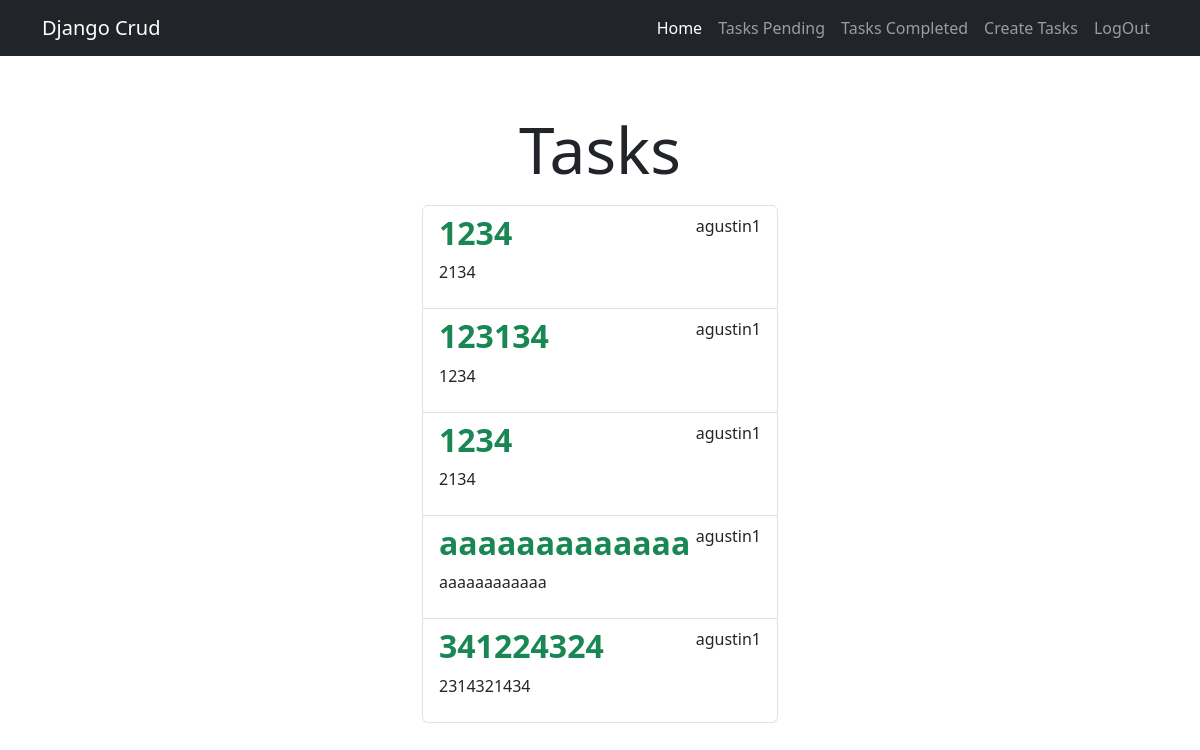
The app's page /tasks/ (signed in) with its own data.
### tasks/models.py (models this page shows, shortened)
class Task(models.Model):
  title = models.CharField(max_length=200)
  description = models.TextField(max_length=1000)
  created = models.DateTimeField(auto_now_add=True)
  datecompleted = models.DateTimeField(null=True, blank=True)
  important = models.BooleanField(default=False)
  user = models.ForeignKey(User, on_delete=models.CASCADE)
  user = models.ForeignKey(User, on_delete=models.CASCADE)

### tasks/views.py (the view)
# urls.py: path('tasks/', views.tasks, name='tasks'),
@login_required
def tasks(request):
    tasks = Task.objects.filter(user=request.user, datecompleted__isnull=True)
    return render(request, 'tasks.html', {'tasks' : tasks})

### tasks/templates/tasks.html (shortened to what this page needs)
{% extends "base.html" %}
{% block content %}
    <main class="container">
            <div class="row">
                <div class="col-md-4 offset-md-4 mt-5">
                    <h1 class="text-center display-3 py-2">Tasks</h1>
                    <ul class="list-group">
                    {% for task in tasks %}
                    <a class="list-group-item" href= "{% url "task_detail" task.id %}">
                        <header class="d-flex justify-content-between">
                        {% if task.important %}
                        <h2 class="fw-bold text-success">{{task.title}}</h2>
                        {% else %}
                        <h2 class="fw-bold">{{task.title}}</h2>
                        {% endif %}
                        <p>{{task.user.username}}</p>
                    </header>
                    <p>{{task.description}}</p>
                    </a>
                    {% endfor %}
                    </ul>
                </div>
            </div>
    </main>
{% endblock %}

### records on screen
Task: title "1234", user.username "agustin1", description "2134"
Task: title "123134", user.username "agustin1", description "1234"
Task: title "1234", user.username "agustin1", description "2134"
Task: title "aaaaaaaaaaaaa", user.username "agustin1", description "aaaaaaaaaaaa"
Task: title "341224324", user.username "agustin1", description "2314321434"
